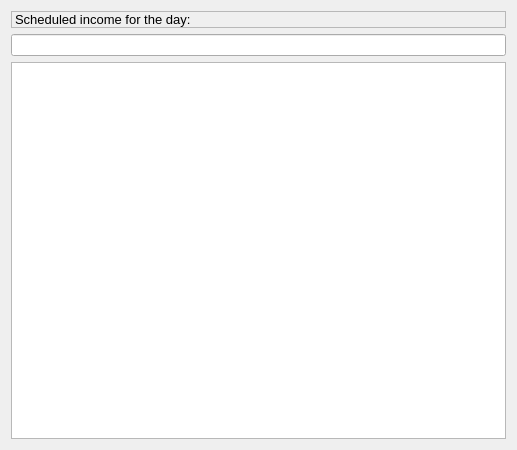
                    <widget class="QWidget" name="tboxPageJobDay">
                     <property name="geometry">
                      <rect>
                       <x>0</x>
                       <y>0</y>
                       <width>517</width>
                       <height>450</height>
                      </rect>
                     </property>
                     <attribute name="label">
                      <string>Jobs</string>
                     </attribute>
                     <layout class="QVBoxLayout" name="verticalLayout_6">
                      <item>
                       <widget class="QLabel" name="lblCalPriceJobDay">
                        <property name="font">
                         <font>
                          <pointsize>10</pointsize>
                         </font>
                        </property>
                        <property name="frameShape">
                         <enum>QFrame::StyledPanel</enum>
                        </property>
                        <property name="frameShadow">
                         <enum>QFrame::Raised</enum>
                        </property>
                        <property name="text">
                         <string>Scheduled income for the day:</string>
                        </property>
                       </widget>
                      </item>
                      <item>
                       <widget class="vmLineEdit" name="txtCalPriceJobDay">
                        <property name="font">
                         <font>
                          <weight>75</weight>
                          <bold>true</bold>
                         </font>
                        </property>
                        <property name="readOnly">
                         <bool>true</bool>
                        </property>
                       </widget>
                      </item>
                      <item>
                       <widget class="vmListWidget" name="lstCalJobsDay"/>
                      </item>
                     </layout>
                    </widget>
